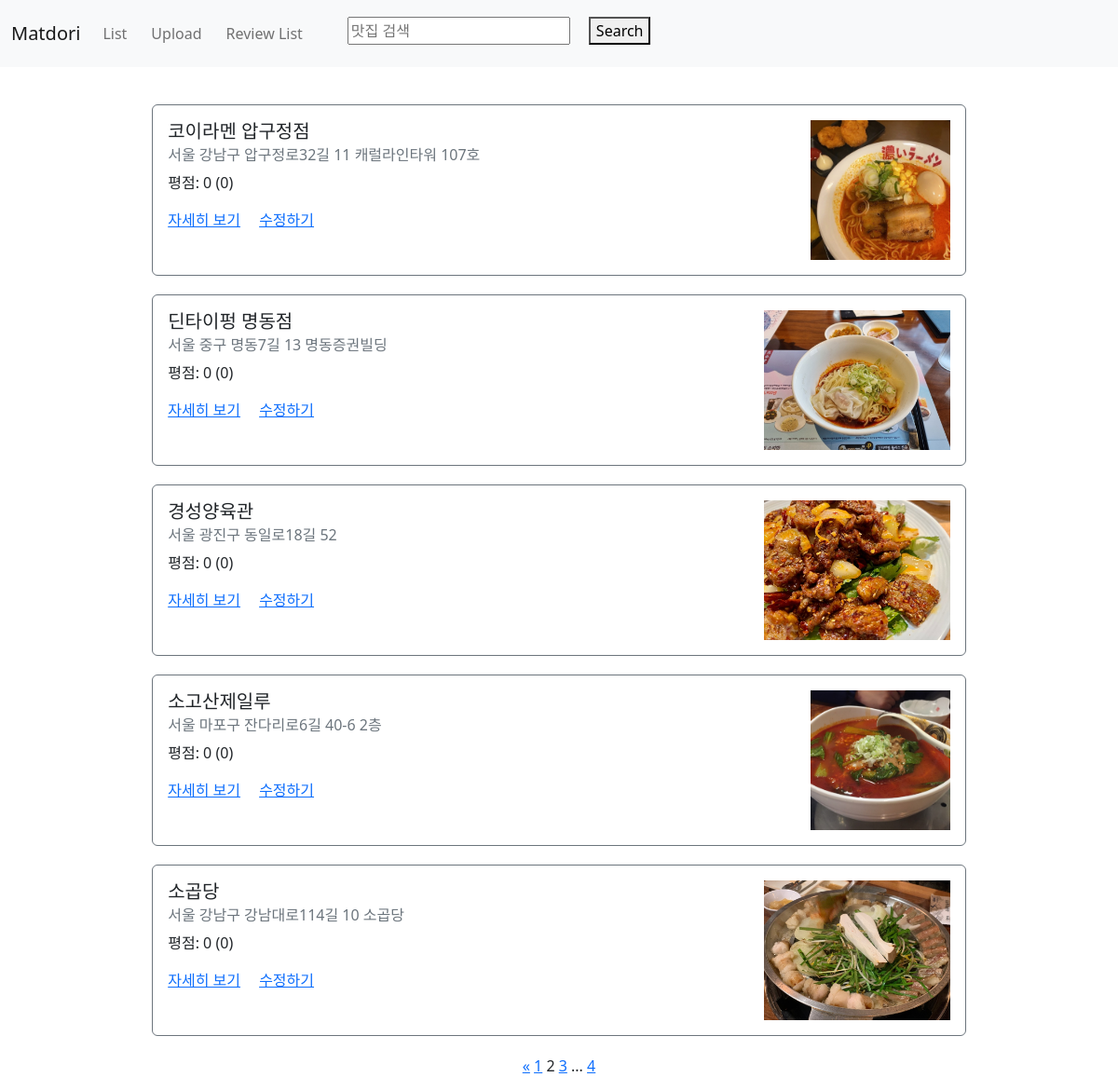
The app's page /first/list/?page=2 with its own data.
### first/models.py (models this page shows)
class Restaurant(models.Model):
    name = models.CharField(max_length=30)
    address = models.CharField(max_length=200)
    password = models.CharField(max_length=20, default=None, null=True) #None을 사용하려면 null값을 true로 설정해야한다.
    photo = models.ImageField(upload_to='%Y/%m/%d', blank=True)
    created_at = models.DateTimeField(auto_now_add=True)
    updated_at = models.DateTimeField(auto_now=True)
    class Meta:
        ordering = ['-id']

### first/views.py (the view)
# urls.py: path('list/', views.list, name="list"),
def list(request):
    restaurants = Restaurant.objects.all().annotate(reviews_count=Count('review')).annotate(average_point=Avg('review__point'))
    paginator = Paginator(restaurants, 5)
    lastpage = int(paginator.num_pages)-1
    page = request.GET.get('page')
    items = paginator.get_page(page)
    context={
        'restaurants' : items,
        'lastPage' : lastpage,
    }
    return render(request, 'first/list.html', context)

### first/templates/first/list.html (shortened to what this page needs)
{%extends 'first/base.html'%} {%load static%} {%block content%}
<div class="container">
  {% for item in restaurants %}
  <div class="row restaurants-item" style="margin: 20px auto">
    <div class="col-sm-12">
      <div class="card border-secondary">
        <div class="card-body">
          {% if item.photo %}
          <img
            src="{{ item.photo.url }}"
          />
          {% endif %}
          <h5 class="card-title">{{item.name}}</h5>
          <h6 class="card-subtitle mb-2 text-muted">{{item.address}}</h6>
          <p class="card-text">
            평점: {% if item.average_point == None %} 0 {% else %}
            {{ item.average_point }} {% endif %} ({{item.reviews_count}})
          </p>
          <a href="{% url 'restaurant-detail' id=item.id %}" class="card-link"
            >자세히 보기</a
          >
          <a
            href="{% url 'restaurant-update' %}?id={{ item.id }}"
            class="card-link"
            >수정하기</a
          >
        </div>
      </div>
    </div>
  </div>
  {%endfor%}
  <div class="row">
    <div class="col-sm-12 text-center">
      <div class="pagination">
        <span class="step-links text-center" style="width: 100%">
          {%if restaurants.has_previous%}
          <a href="?page=1">&laquo;</a>
          <a href="?page={{restaurants.previous_page_number}}"
            >{{restaurants.previous_page_number}}</a
          >
          {%endif%}
          <span class="current"> {{restaurants.number }} </span>
          {%if restaurants.has_next %}
          <a href="?page={{restaurants.next_page_number}}"
            >{{restaurants.next_page_number}}</a
          >
          {% endif %}
          {%if restaurants.number < lastPage %} ...
          <a href="?page={{restaurants.paginator.num_pages}}"
            >{{restaurants.paginator.num_pages}}</a
          >
          {% endif %}
        </span>
      </div>
    </div>
  </div>
</div>
{% endblock %}

### first/static/first/styles.css (style rules this page uses)
body > div.container > div.row.restaurants-item > div > div { width: 80%; margin: 0 auto; }
body > div.container > div > div > div > div > img { max-height: 150px; min-height: 150px; margin: 0px; float: right; }

### records on screen
Restaurant: photo (picture), name "코이라멘 압구정점", address "서울 강남구 압구정로32길 11 캐럴라인타워 107호", reviews_count "0"
Restaurant: photo (picture), name "딘타이펑 명동점", address "서울 중구 명동7길 13 명동증권빌딩", shows "0", reviews_count "0"
Restaurant: photo (picture), name "경성양육관", address "서울 광진구 동일로18길 52", shows "0", reviews_count "0"
Restaurant: photo (picture), name "소고산제일루", address "서울 마포구 잔다리로6길 40-6 2층", reviews_count "0"
Restaurant: photo (picture), name "소곱당", address "서울 강남구 강남대로114길 10 소곱당", reviews_count "0"

### other values on screen
{{ restaurants.previous_page_number }} "1"
{{ restaurants.number }} "2"
{{ restaurants.next_page_number }} "3"
{{ restaurants.paginator.num_pages }} "4"
